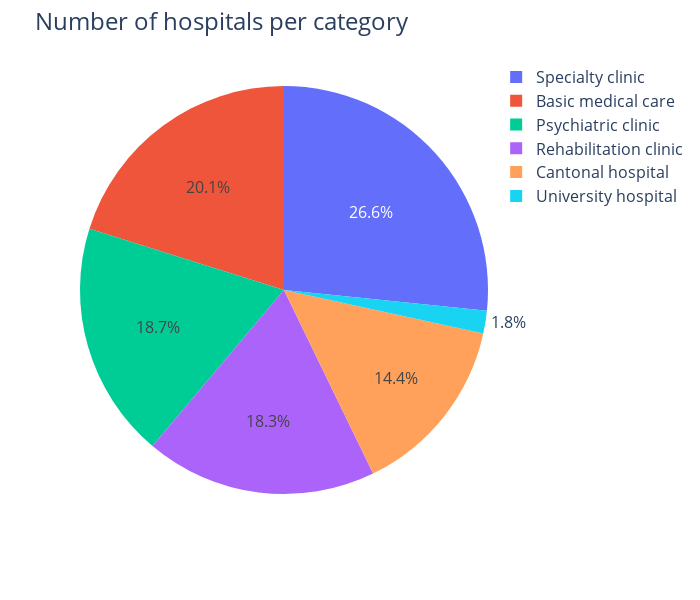

This figure's notebook cell:
### Code cell
fig2 = px.pie(
    hospital_types_reduced,
    names=hospital_types_reduced.index,
    values='Hospitals',
    width=700,
    height=600,
)

fig2.update_layout(
    uniformtext_minsize=16,
    uniformtext_mode='hide',
    title={
        'text': "Number of hospitals per category",
        'font': {'size': 24}
    },
    legend={
        'font': {'size': 16}  # Increase this value for larger text
    },
)

fig2.show()

### Figure 1 — Plotly figure (JSON) as saved in the notebook; plotly's stock layout.template omitted (floating-point values rounded to 4 significant figures)
{"data": [{"domain": {"x": [0, 1], "y": [0, 1]}, "hovertemplate": "Reduced type=%{label}<br>Hospitals=%{value}<extra></extra>", "labels": ["Basic medical care", "Cantonal hospital", "Psychiatric clinic", "Rehabilitation clinic", "Specialty clinic", "University hospital"], "legendgroup": "", "name": "", "showlegend": true, "type": "pie", "values": [56, 40, 52, 51, 74, 5]}], "layout": {"height": 600, "legend": {"font": {"size": 16}, "tracegroupgap": 0}, "margin": {"t": 60}, "title": {"font": {"size": 24}, "text": "Number of hospitals per category"}, "uniformtext": {"minsize": 16, "mode": "hide"}, "width": 700}}
